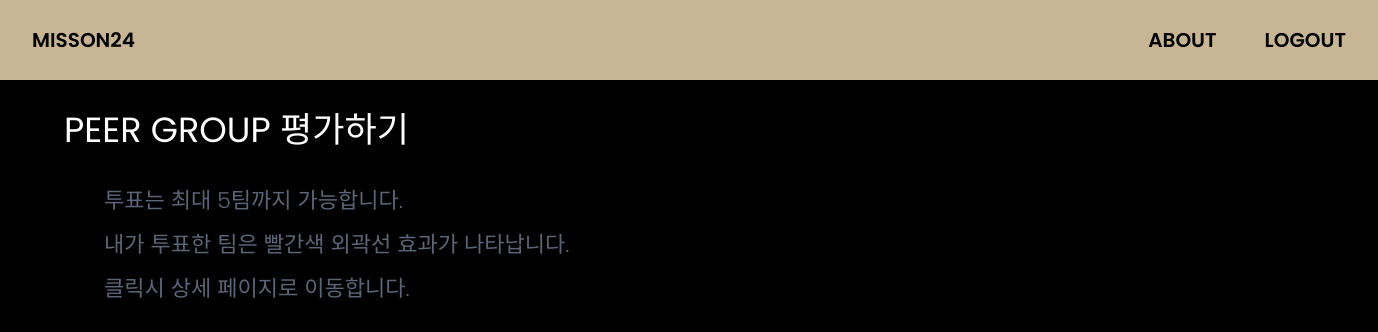
The app's page /assess/, older data.
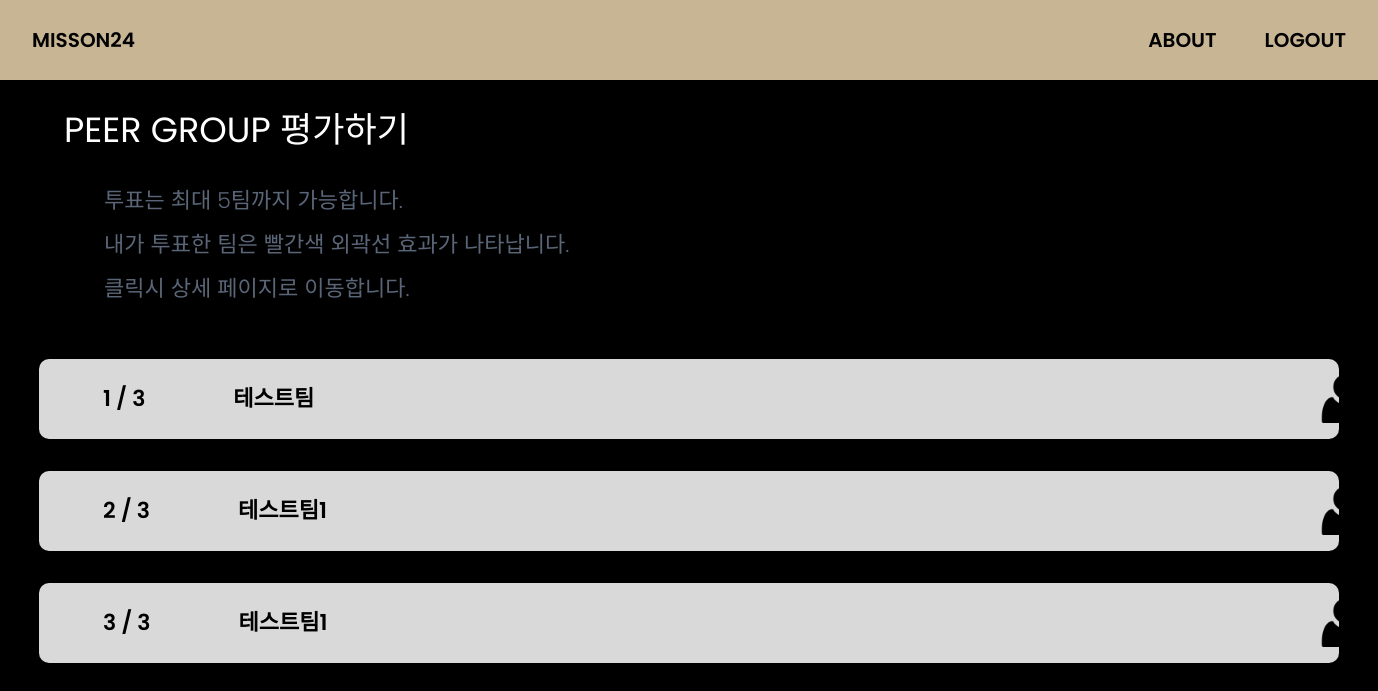
The same page, newer data.
### users/models.py (models this page shows, shortened)
class PostResult(models.Model):
    user_id = models.ForeignKey(settings.AUTH_USER_MODEL, on_delete=models.SET_NULL, null=True, verbose_name='아이디')
    team_name = models.CharField(max_length=17, verbose_name="팀명", blank=True, null=True)
    team_members = models.CharField(max_length=30, verbose_name="팀원", blank=True, null=True)
    intro_text = models.CharField(max_length=100, verbose_name="한줄소개", blank=True, null=True)
    image1 = models.ImageField(upload_to='images/',verbose_name='이미지1', blank=True, null=True)
    imagesrc1 = models.CharField(max_length=40, verbose_name='이미지1 주소', blank=True, null=True)
    image2 = models.ImageField(upload_to='images/',verbose_name='이미지2', blank=True, null=True)
    imagesrc2 = models.CharField(max_length=40, verbose_name='이미지2 주소', blank=True, null=True)
    image3 = models.ImageField(upload_to='images/',verbose_name='이미지3', blank=True, null=True)
    imagesrc3 = models.CharField(max_length=40, verbose_name='이미지3 주소', blank=True, null=True)
    image4 = models.ImageField(upload_to='images/',verbose_name='이미지4', blank=True, null=True)
    imagesrc4 = models.CharField(max_length=40, verbose_name='이미지4 주소', blank=True, null=True)
    class Meta:
        db_table = 'PostResult'
        verbose_name = 'PostResult'
        verbose_name_plural = 'PostResult'

### users/views.py (the view)
# urls.py: path('assess/', views.peerGroup_view, name='assess'),
def peerGroup_view(request):
    listall = PostResult.objects.all()
    context = {
        'listall': listall,
        'num': len(listall)
    }
    return render(request, 'users/assess.html', context)

### templates/users/assess.html (shortened to what this page needs)
<!DOCTYPE html>
<html lang="ko">
{% load static %}
  <head>
    <link rel="stylesheet" href="{% static 'users/css/assess.css' %}" type="text/css" />
  </head>
  <body>
    <nav class="nav">
      <a href="/" class="nav__home">MISSON24</a>
      <div class="nav__sub">
        <a href="" class="nav__sub__about">ABOUT</a>
        <a href="/logout" class="nav__sub__login">LOGOUT</a>
      </div>
    </nav>
    <div class="upword">
        PEER GROUP 평가하기
    </div>
    <div class="middleword">
        투표는 최대 5팀까지 가능합니다. <br>
        내가 투표한 팀은 빨간색 외곽선 효과가 나타납니다. <br>
        클릭시 상세 페이지로 이동합니다.
    </div>
    <section>
        <div class="button-Div">
        {% for list in listall %}
            <a class="button-a">
                <div class="button-Div__button" onclick="location.href='./{{list.pk}}';">
                    <a class="forloopCount">{{forloop.counter}} / {{num}}</a>
                    <a class="teamName">{{list.team_name}}</a>
                        <img
                        class="iconHuman"
                        src="{% static 'users/img/iconHuman.png' %}"
                        alt="사람 아이콘"
                        />
                </div>
            </a>
        {% endfor %}
        </div>
    </section>
  </body>
</html>

Row changes from the older to the newer data that the page shows:
added PostResult: num "3", team_name "테스트팀"
added PostResult: num "3", team_name "테스트팀1"
added PostResult: user_id "3", team_name "테스트팀1"
